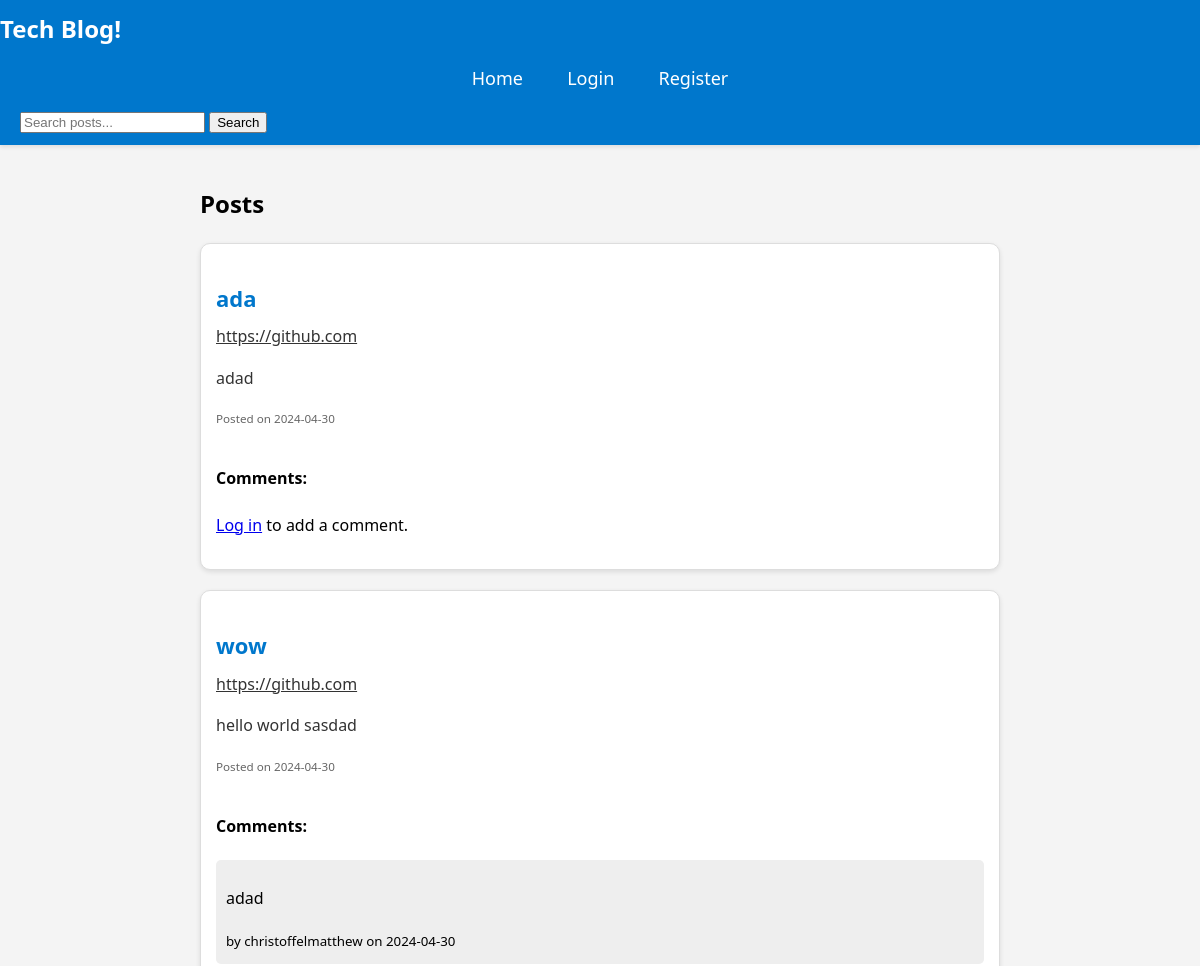
Before: / (upper part) with the older database file.
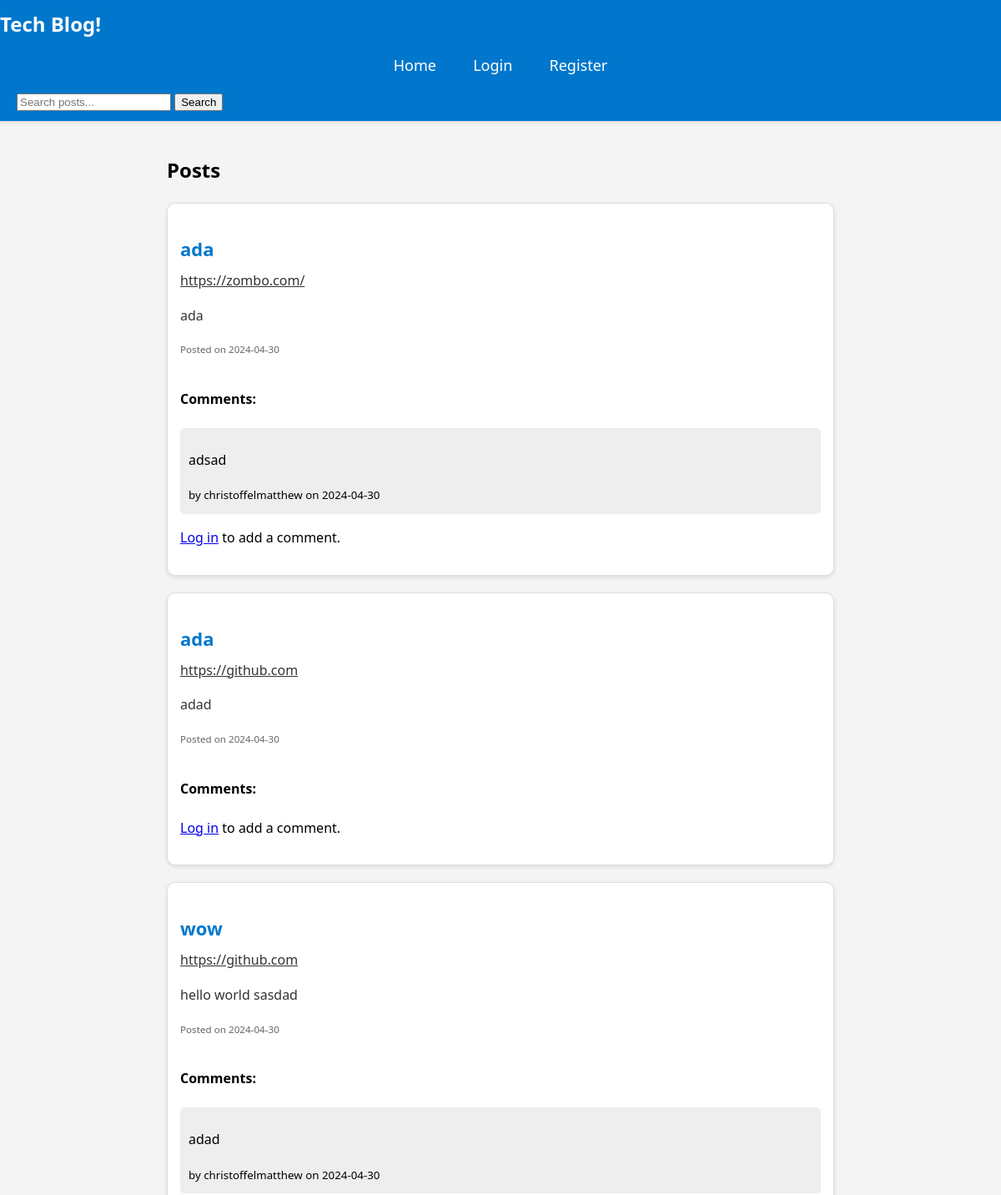
After: the same page with the newer database file.
### db.py (models this page shows, shortened)
class Post(Base):
    __tablename__ = 'post'
    id = Column(Integer, primary_key=True)
    title = Column(String(100), nullable=False)
    content = Column(String(250), nullable=False)
    url = Column(String(100), nullable=False)
    date_posted = Column(DateTime, nullable=False, default=datetime.utcnow)
    likes = Column(Integer, default=0, nullable=False)
    dislikes = Column(Integer, default=0, nullable=False)
    liked_by = relationship('User', secondary=user_like_association, back_populates='likes', lazy='joined')
    disliked_by = relationship('User', secondary=user_dislike_association, back_populates='dislikes', lazy='joined')
    comments = relationship('Comment', order_by='Comment.id', cascade="all, delete-orphan", lazy='joined')

class Comment(Base):
    __tablename__ = 'comment'
    id = Column(Integer, primary_key=True)
    content = Column(String(250), nullable=False)
    date_posted = Column(DateTime, default=datetime.now)
    user_id = Column(String, ForeignKey('user.id'))
    post_id = Column(Integer, ForeignKey('post.id'))
    user = relationship('User', back_populates='comments', lazy='joined')
    post = relationship('Post', back_populates='comments', lazy='joined')

class User(Base):
    __tablename__ = 'user'
    id = Column(String(120), primary_key=True)
    username = Column(String(80), nullable=False)
    email = Column(String(60), nullable=True)
    aboutMe = Column(String(250), nullable=True)
    likes = relationship('Post', secondary=user_like_association, back_populates='liked_by', lazy='joined')
    dislikes = relationship('Post', secondary=user_dislike_association, back_populates='disliked_by', lazy='joined')
    isAdmin = Column(Boolean, default=False)
    comments = relationship('Comment', back_populates='user', lazy='joined')

### app.py (the view)
@app.route('/')
def home():
    user_info = session.get("user")
    if user_info:
        user_id = user_info.get("sub")
        username = user_info.get("nickname")
    else:
        user_id = 0
        username = 'guest'
    db_session = Session()
    posts = db_session.query(Post).outerjoin(Comment).order_by(Post.date_posted.desc()).all()
    db_session.close()
    return render_template('home.html', posts=posts, user_id=user_id, username=username)

### templates/home.html (shortened to what this page needs)
<!DOCTYPE html>
<html lang="en">
<head>
</head>
<body>
    <header>
        <h1>Tech Blog!</h1>
        <nav>
            <ul>
                {% if not session.get('user') %}
                    <li><a href="/">Home</a></li>
                    <li><a href="login">Login</a></li>
                    <li><a href="register">Register</a></li>
                {% else %}
                    <li><a href="profile">Profile</a></li>
                    <li><a href="create_post">Create Post</a></li>
                    <li><a href="logout">Logout</a></li>
                {% endif %}
            </ul>
            <form action="{{ url_for('search_results') }}" method="GET" style="display: inline-block; margin-left: 20px;">
                <input type="text" name="query" placeholder="Search posts..." required>
                <button type="submit">Search</button>
            </form>
        </nav>
    </header>
    <main>
        <section>
            <h2>Posts</h2>
            {% for post in posts %}
            <div class="post-container">
                <h3 class="post-title">{{ post.title }}</h3>
                <a href="{{ post.url }}" class="post-content" target="_blank">{{ post.url }}</a>
                <pre class="post-content">{{ post.content }}</pre>
                <div class="post-meta">
                    <small>Posted on {{ post.date_posted.strftime('%Y-%m-%d') }}</small>
                </div>
                <div class="comments">
                    <h4>Comments:</h4>
                    {% for comment in post.comments %}
                    <div class="comment">
                        <p>{{ comment.content }}</p>
                        <small>by {{ comment.user.username }} on {{ comment.date_posted.strftime('%Y-%m-%d') }}</small>
                    </div>
                    {% endfor %}
                    {% if 'user' in session %}
                    <form action="{{ url_for('post_comment', post_id=post.id) }}" method="POST">
                        <textarea name="comment" rows="2" required></textarea>
                        <button type="submit">Add Comment</button>
                    </form>
                    {% else %}
                    <p><a href="{{ url_for('login') }}">Log in</a> to add a comment.</p>
                    {% endif %}
                </div>
            </div>
            {% endfor %}
        </section>
    </main>
</body>
</html>

### templates/home.html (style rules this page uses)
body { font-family: 'Segoe UI', Tahoma, Geneva, Verdana, sans-serif; background-color: #f4f4f4; margin: 0; padding: 0; line-height: 1.6; }
header { background-color: #0077cc; color: white; padding: 10px 0; box-shadow: 0 2px 4px rgba(0, 0, 0, 0.1); }
header h1 { margin: 0; font-size: 24px; }
nav ul { list-style-type: none; padding: 0; text-align: center; }
nav ul li { display: inline; margin: 0 20px; }
nav ul li a { color: white; text-decoration: none; font-size: 18px; transition: color 0.3s; }
main { padding: 20px; margin: 0 auto; max-width: 800px; }
.post-container { padding: 15px; border: 1px solid #ddd; border-radius: 10px; background-color: white; box-shadow: 0 2px 5px rgba(0, 0, 0, 0.1); transition: all 0.3s ease; margin-bottom: 20px; }
.post-title { font-size: 22px; margin-bottom: 8px; color: #0077cc; }
.post-meta { font-size: 14px; color: #666; margin-bottom: 15px; }
.post-content { font-size: 16px; line-height: 1.5; color: #333; font: inherit; }
.comments { margin-top: 20px; }
.comment { margin-top: 10px; background-color: #eee; padding: 10px; border-radius: 5px; }

Changed rows visible on the page:
added Post: title "ada", url "https://zombo.com/", content "ada", date_posted "2024-04-30"
added Comment: content "adsad", user.username "christoffelmatthew", date_posted "2024-04-30", shown under "ada"
